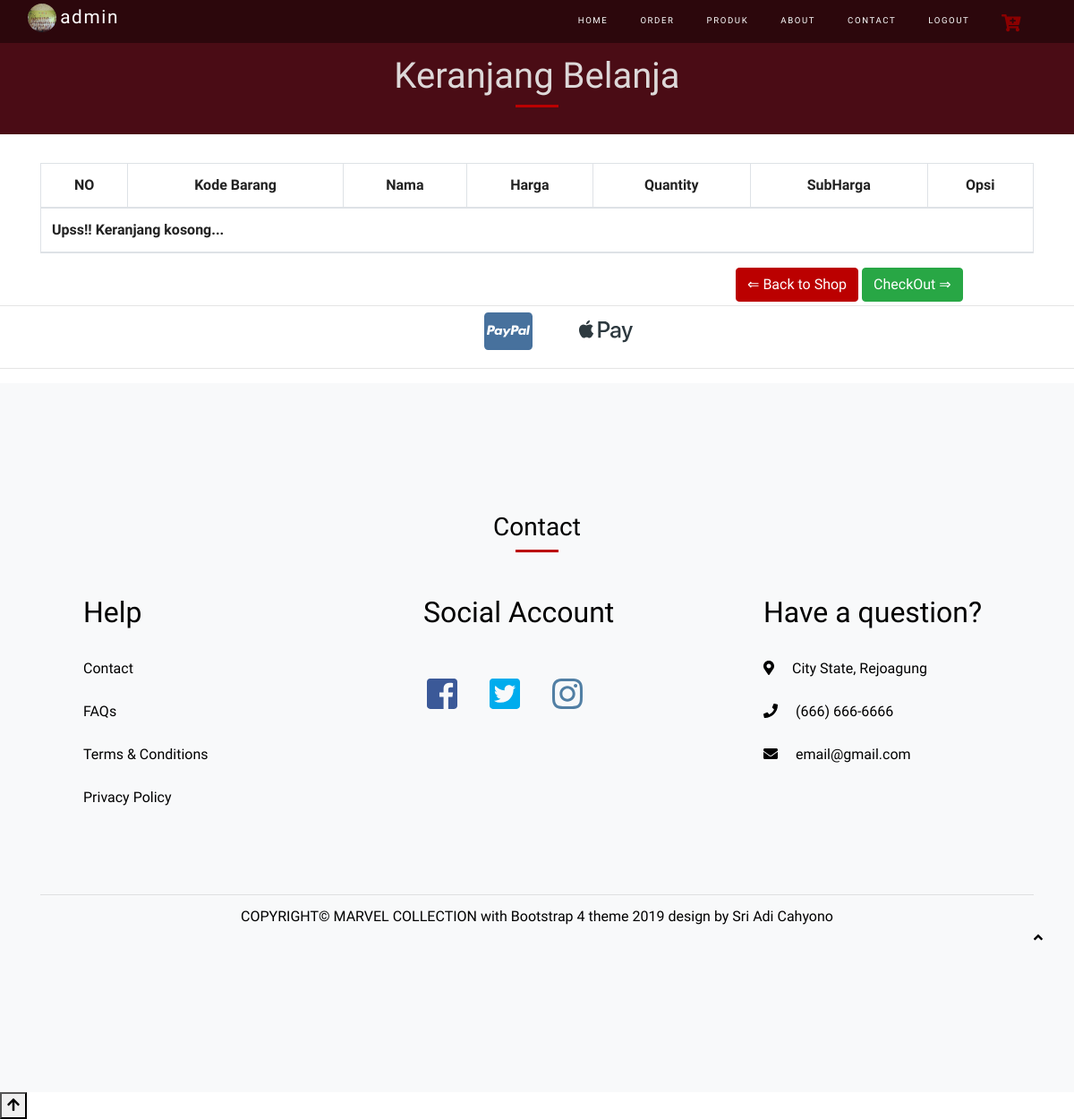
The app's page /on-member/keranjang.php with its own data.
### tables this page shows
CREATE TABLE `users` (
  `id_user` int(10) UNSIGNED NOT NULL,
  `nama` varchar(200) NOT NULL,
  `username` varchar(200) NOT NULL,
  `password` text NOT NULL,
  `level_user` varchar(150) NOT NULL DEFAULT 'member',
  `foto_profil` varchar(100) NOT NULL DEFAULT 'admin.jpg'
);

### on-member/keranjang.php (the view, shortened to what this page needs)
<?php
require '../config.php';
$query = $dbconnect->query('SELECT * FROM users');
$row = $query->fetch_assoc();
?>
<!DOCTYPE html>
<html lang="en">
<head>
    <link rel="stylesheet" href="assets/css/bootstrap.min.css">
    <link rel="stylesheet" href="member.css">
    <link rel="stylesheet" href="keranjang.css">
</head>
<body>
    <div id="home">
        <nav class="navbar navbar-expand-md navbar-dark bg-dark fixed-top">
            <div class="container-fluid">
                <a href="profil.php" class="navbar-brand"><img src="../foto_profil/<?= $row['foto_profil']; ?>"><span><?= $row['nama']; ?></span></a>
                <div class="collapse navbar-collapse" id="navbarResponsive">
                    <ul class="navbar-nav ml-auto">
                        <li class="nav-item">
                            <a href="index.php" class="nav-link page-scroll">home</a>
                        </li>
                        <li class="nav-item">
                            <a href="index.php" class="nav-link page-scroll">order</a>
                        </li>
                        <li class="nav-item">
                            <a href="index.php" class="nav-link page-scroll">Produk</a>
                        </li>
                        <li class="nav-item">
                            <a href="index.php" class="nav-link page-scroll">About</a>
                        </li>
                        <li class="nav-item">
                            <a href="index.php" class="nav-link page-scroll">Contact</a>
                        </li>
                        <li class="nav-item disabled">
                            <a href="../logout.php" class="nav-link">LogOut</a>
                        </li>
                        <li class="nav-item active">
                            <a href="keranjang.php" class="nav-link page-scroll active"><i class="fas fa-cart-plus fa-2x"></i></a>
                        </li>
                    </ul>
                </div>
            </div>
        </nav>
    </div>
    <div id="keranjang">
        <div class="jumbotron welcome text-center">
            <h1 class="heading">Keranjang Belanja</h1>
            <div class="heading-underline"></div>
        </div>
        <div class="container">
            <table class="table table-bordered table-striped">
                <thead>
                    <tr class="text-center">
                        <th>NO</th>
                        <th>Kode Barang</th>
                        <th>Nama</th>
                        <th>Harga</th>
                        <th>Quantity</th>
                        <th>SubHarga</th>
                        <th>Opsi</th>
                    </tr>
                </thead>
                    <?php $total = 0; ?>
                <thead>
                    <?php
                    if ($total == 0) {
                        echo '<tr>
                                <th colspan="7">Upss!! Keranjang kosong...</th>
                              </tr>';
                    }else {
                       echo '<tr>
                            <th colspan="5">Total Belanja</th>
                            <th colspan="2" class="text-center">Rp'. number_format($total) .' </th>
                        </tr>';
                    }
                    ?>
                </thead>
            </table>
            <a href="index.php#produk" class="btn btn-secondary" style="margin-left:70%;">&DoubleLeftArrow; Back to Shop</a>
            <a href="#" class="btn btn-success">CheckOut &DoubleRightArrow;</a>
        </div>
    </div>
    <hr class="my-1">
    <div class="container">
        <div class="row">
            <div class="col-12 text-center">
                <a href="#"><i class="fab fa-cc-paypal fa-3x ml-5"></i></a>
                <a href="#"><i class="fab fa-apple-pay fa-3x ml-5"></i></a>
            </div>
        </div>
    </div>
    <hr class="my-3">
    <div id="contact">
        <footer class="ftco-footer bg-light ftco-section">
            <div class="col-12 text-center">
                <h3 class="heading">Contact</h3>
                <div class="heading-underline"></div>
            </div>
            <div class="container mt-5">
                <div class="row mb-5">
                    <div class="col-md personal">
                        <div class="mb-4 ml-md-5">
                            <h2 class="pb-4">Help</h2>
                            <ul class="list-unstyled" id="personal">
                                <li><a href="" class="d-block pb-4">Contact</a></li>
                                <li><a href="" class="d-block pb-4">FAQs</a></li>
                                <li><a href="" class="d-block pb-4">Terms & Conditions</a></li>
                                <li><a href="" class="d-block pb-4">Privacy Policy</a></li>
                            </ul>
                        </div>
                    </div>
                    <div class="col-md-4 social">
                        <div class="mb-4 ml-md-5">
                            <h2 class="pb-4">Social Account</h2>
                            <ul class="list-unstyled pt-3" id="menu">
                                <li><a href="" class="d-inline"><i class="fab fa-facebook-square fa-3x p-1"></i></a></li>
                                <li><a href="" class="d-inline"><i class="fab fa-twitter-square fa-3x p-1 ml-4"></i></a></li>
                                <li><a href="" class="d-inline"><i class="fab fa-instagram fa-3x p-1 ml-4"></i></a></li>
                            </ul>
                        </div>
                    </div>
                    <div class="col-4 address">
                        <div class="mb-4 ml-md-5">
                            <h2 class="pb-4">Have a question?</h2>
                            <div class="block-23 mb-3">
                                <ul class="list-unstyled" id="address">
                                    <li class="pb-4">
                                        <span><i class="fas fa-map-marker-alt"></i></span>
                                        <span class="text ml-3">City State, Rejoagung</span>
                                    </li>
                                    <li class="pb-4">
                                        <span><i class="fas fa-phone"></i></span>
                                        <span class="text ml-3">(666) 666-6666</span>
                                    </li>
                                    <li class="pb-4">
                                        <span><i class="fa fa-envelope"></i></span>
                                        <span class="text ml-3">email@gmail.com</span>
                                    </li>
                                </ul>
                            </div>
                        </div>
                    </div>
                </div>
                <hr class="my-1">
                <div class="row">
                    <div class="col-md-12 text-center mt-2">
                        <p>
                            COPYRIGHT&copy; MARVEL COLLECTION with Bootstrap 4 theme 2019 design by Sri Adi Cahyono
                            <a href="#home" class="page-scroll"><i class="fa fa-angle-up"></i></a>
                        </p>
                    </div>
                </div>
            </div>
        </footer>
    </div>
    <button id="arrow">
        <i class="fas fa-arrow-up"></i>
    </button>
</body>
</html>

### on-member/member.css (style rules this page uses)
* { box-sizing: border-box; }
html,body { height: 100%; width: 100%; font-family: 'Special Elite'; color: #222; }
body { overflow-x: hidden; }
.navbar { width: 100%; height: 3rem; font-size: 2rem; letter-spacing: .1rem; background: rgba(0, 0, 0, .4)!important; }
.navbar-brand img { position: absolute; width: 2rem; top: .2em; border: 0; border-radius: 50%; }
.navbar-brand span { position: absolute; width: 2rem; top: .2em; left: 4.2rem; font-size: 1.3rem; }
.navbar-nav li { padding-right: 20px; }
.navbar-dark .navbar-nav .nav-link { color: white; padding-top: .8rem; font-size: .6rem; text-transform: uppercase; }
.navbar-dark .navbar-nav .nav-link.active, .navbar-dark .navbar-nav .nav-link:hover { color: #8B0000; }
.row { display: -ms-flexbox; display: flex; -ms-flex-wrap: wrap; flex-wrap: wrap; margin-right: -15px; margin-left: -15px; }
.text-center { text-align: center!important; }
.btn-secondary { background-color: #bb0000; border: 1px solid #bb0000; }
.welcome { background-color: #4A0C15; padding: 1rem; border-radius: 0; color:#eaeaeaea; }
h3.heading { text-transform: capitalize; margin-bottom: .5rem; }
.heading-underline { width: 3rem; height: .2rem; background-color: #bb0000; margin: 0 auto 2rem; }
.fa-angle-up { margin-left: 100%; }
.fa-apple-pay { color: #2E3A40; }
.fa-cc-paypal { color: #47719D; }
.fa-facebook-square { color: #3B5998; }
.fa-twitter-square { color: #00ACED; }
.fa-instagram { color: #517FA4; }
.ftco-footer { background-color: red; font-size: 16px; padding: 7em 0; color: #000; }
.ftco-section { background-color: red; padding: 9em 0; position: relative; }
footer.bg-light { background-color: #8C8E8F; }
footer .container { color: #000; }
footer a { color: black; text-decoration: none; background-color: transparent; }
ul#menu li { display: inline; }

### on-member/keranjang.css (style rules this page uses)
.jumbotron.welcome { height: 150px; }
.jumbotron .heading { margin-top: 45px; }
#contact .social #menu li { opacity: 1; transition: cubic-bezier(0.55, 0.055, 0.675, 0.19) 3s; }
#contact .personal #personal li { opacity: 1; transition: cubic-bezier(0.55, 0.055, 0.675, 0.19) 3s; }
#contact .address #address li { opacity: 1; transition: cubic-bezier(0.55, 0.055, 0.675, 0.19) 3s; }

### records on screen
users: foto_profil (picture), nama "admin"
